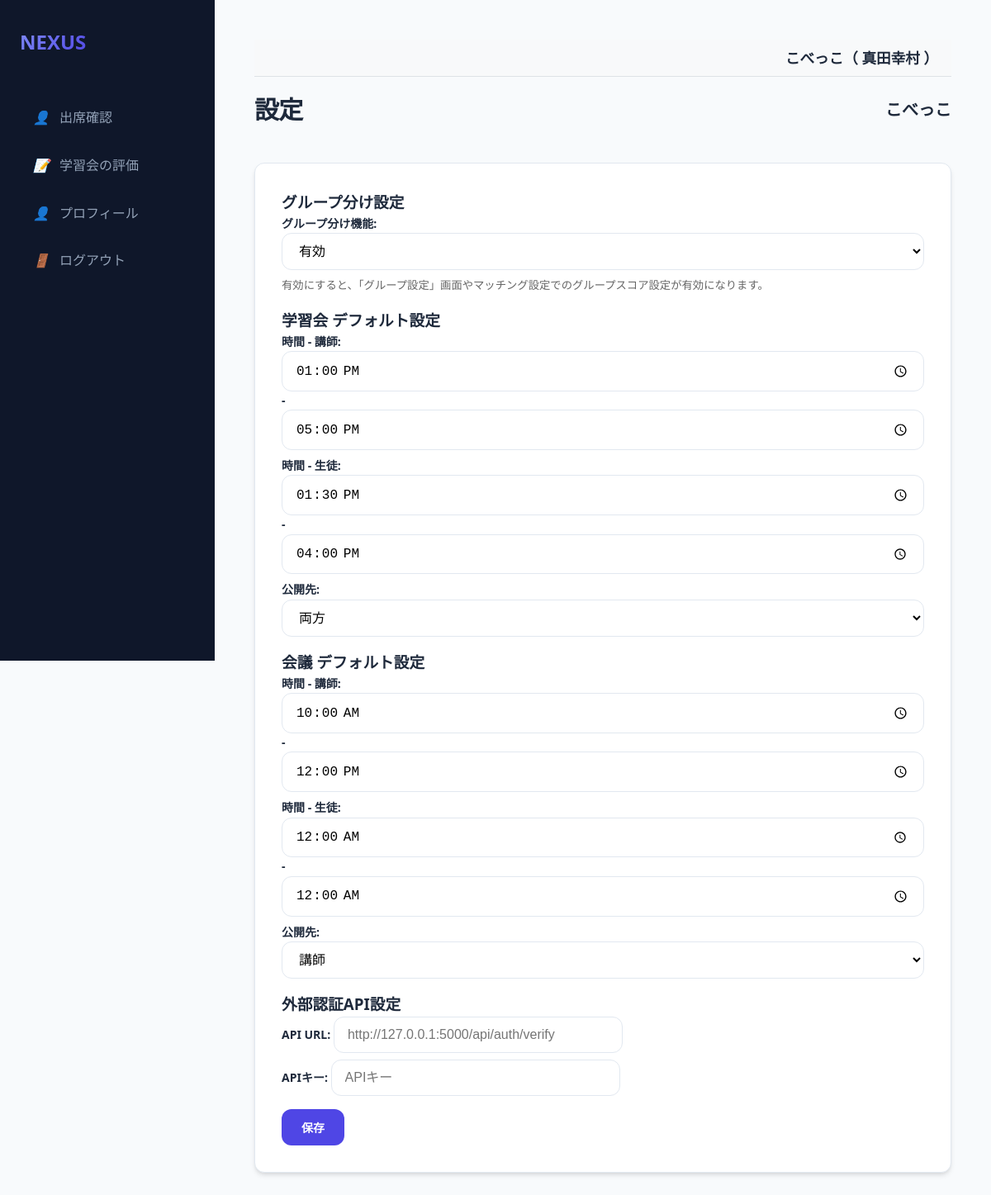
Screenshot of /settings (signed in) with the database file from the repository.
### models.py (models this page shows, shortened)
class Organization(db.Model):
    id = db.Column(db.Integer, primary_key=True)
    name = db.Column(db.String(100), nullable=False)

class User(db.Model):
    id = db.Column(db.Integer, primary_key=True)
    username = db.Column(db.String(50), unique=True, nullable=False)
    name = db.Column(db.String(50), nullable=True)
    password_hash = db.Column(db.String(128), nullable=False)
    is_admin = db.Column(db.Boolean, default=False)
    is_super_admin = db.Column(db.Boolean, default=False)
    is_org_admin = db.Column(db.Boolean, default=False)
    organization_id = db.Column(db.Integer, db.ForeignKey('organization.id'), nullable=True)
    organization = db.relationship('Organization', backref='users')
    teacher_record = db.relationship('Teacher', back_populates='user', uselist=False)
    student_record = db.relationship('Student', back_populates='user', uselist=False)

class Config(db.Model):
    key = db.Column(db.String(50), primary_key=True)
    value = db.Column(db.String(255), nullable=False)
    organization_id = db.Column(db.Integer, db.ForeignKey('organization.id'), primary_key=True)

### app.py (the view, shortened to what this page needs)
@app.route('/settings', methods=['GET', 'POST'])
@login_required
@organization_required
def settings():
    org_id = session['organization_id']
    configs = {c.key: c.value for c in Config.query.filter_by(organization_id=org_id).all()}
    saved = request.args.get('saved', False)
    return render_template('settings.html', configs=configs, saved=saved)

### app.py (called while the page is built)
@app.after_request
def add_header(response):
    response.headers['Cache-Control'] = 'no-store, no-cache, must-revalidate, max-age=0'
    response.headers['Pragma'] = 'no-cache'
    response.headers['Expires'] = '0'
    return response

def login_required(f):
    @wraps(f)
    def decorated_function(*args, **kwargs):
        if 'user_id' not in session:
            return redirect(url_for('login'))
        return f(*args, **kwargs)
    return decorated_function

def organization_required(f):
    @wraps(f)
    def decorated_function(*args, **kwargs):
        if 'user_id' not in session:
            return redirect(url_for('login'))
        user = db.session.get(User, session['user_id'])
        session['organization_id'] = user.organization_id
        session['org_name'] = user.organization.name
        return f(*args, **kwargs)
    return decorated_function

@app.context_processor
def inject_globals():
    user = None
    group_division_enabled = False
    if 'user_id' in session:
        user = db.session.get(User, session['user_id'])
        if user and user.organization_id:
            cfg = Config.query.filter_by(key='group_division_enabled', organization_id=user.organization_id).first()
            if cfg and cfg.value == 'true':
                group_division_enabled = True
    return dict(current_user=user, group_division_enabled=group_division_enabled)

### templates/settings.html (shortened to what this page needs)
{% extends "base.html" %}
{% block content %}
<div class="header">
    <h1>設定</h1>
    <h2 style="font-size: 1.25rem;">{{ current_user.organization.name if current_user.is_super_admin else session.get('org_name', '不明') }}</h2>
</div>
<div class="card">
    <form action="/settings" method="post">
        <h3>グループ分け設定</h3>
        <div style="margin-bottom: 1rem;">
            <label>グループ分け機能:
                <select name="group_division_enabled">
                    <option value="true" {{ 'selected' if configs.get('group_division_enabled') == 'true' }}>有効</option>
                </select>
            </label>
            <small style="display: block; color: #666; margin-top: 0.25rem;">有効にすると、「グループ設定」画面やマッチング設定でのグループスコア設定が有効になります。</small>
        </div>
        <h3>学習会 デフォルト設定</h3>
        <div style="margin-bottom: 1rem;">
            <label>時間 - 講師: <input type="time" name="学習会_teacher_start" value="{{ configs.get('学習会_teacher_start', '10:00') }}"> - <input type="time" name="学習会_teacher_end" value="{{ configs.get('学習会_teacher_end', '17:00') }}"></label>
            <label>時間 - 生徒: <input type="time" name="学習会_student_start" value="{{ configs.get('学習会_student_start', '10:00') }}"> - <input type="time" name="学習会_student_end" value="{{ configs.get('学習会_student_end', '17:00') }}"></label>
            <label>公開先:
                <select name="学習会_publish_to">
                    <option value="両方" {{ 'selected' if configs.get('学習会_publish_to') == '両方' }}>両方</option>
                </select>
            </label>
        </div>
        <h3>会議 デフォルト設定</h3>
        <div style="margin-bottom: 1rem;">
            <label>時間 - 講師: <input type="time" name="会議_teacher_start" value="{{ configs.get('会議_teacher_start', '13:00') }}"> - <input type="time" name="会議_teacher_end" value="{{ configs.get('会議_teacher_end', '15:00') }}"></label>
            <label>時間 - 生徒: <input type="time" name="会議_student_start" value="{{ configs.get('会議_student_start', '13:00') }}"> - <input type="time" name="会議_student_end" value="{{ configs.get('会議_student_end', '15:00') }}"></label>
            <label>公開先:
                <select name="会議_publish_to">
                    <option value="講師" {{ 'selected' if configs.get('会議_publish_to') == '講師' }}>講師</option>
                </select>
            </label>
        </div>
        <h3>外部認証API設定</h3>
        <div style="margin-bottom: 1rem;">
            <div style="margin-bottom: 0.5rem;">
                <label>API URL: <input type="text" name="external_auth_url" value="{{ configs.get('external_auth_url', '') }}" placeholder="http://127.0.0.1:5000/api/auth/verify" style="width: 350px;"></label>
            </div>
            <div>
                <label>APIキー: <input type="password" name="external_auth_api_key" value="{{ configs.get('external_auth_api_key', '') }}" placeholder="APIキー" style="width: 350px;"></label>
            </div>
        </div>
        <button type="submit" class="btn btn-primary">保存</button>
    </form>
</div>
{% endblock %}

### templates/base.html (shortened to what this page needs)
<!DOCTYPE html>
<html lang="ja">
<head>
    <link rel="stylesheet" href="{{ url_for('static', filename='style.css') }}">
</head>
<body>
<aside class="sidebar">
    <a href="/" class="logo">
        <span>NEXUS</span>
    </a>
    <nav class="nav-links">
        {% if current_user.is_admin %}
        <a href="/events" class="nav-item {{ 'active' if request.path == '/events' }}">
            <i>📋</i> イベント管理
        </a>
        <a href="/event/select" class="nav-item {{ 'active' if request.path == '/event/select' }}">
            <i>📅</i> イベント一覧
        </a>
        <a href="/venues" class="nav-item {{ 'active' if request.path == '/venues' }}">
            <i>📍</i> 会場一覧
        </a>
        <a href="/settings" class="nav-item {{ 'active' if request.path == '/settings' }}">
            <i>⚙️</i> 設定
        </a>
        {% if group_division_enabled %}
        <a href="/groups" class="nav-item {{ 'active' if request.path == '/groups' }}">
            <i>👥</i> グループ設定
        </a>
        {% endif %}
        <a href="/prohibited_matches" class="nav-item {{ 'active' if request.path == '/prohibited_matches' }}">
            <i>🚫</i> マッチング禁止
        </a>
        {% if session.get('selected_event_name', '')|trim == '学習会' and session.get('selected_event_status', '')|trim == '実施後' %}
        <a href="/evaluation/teacher" class="nav-item {{ 'active' if request.path == '/evaluation/teacher' }}">
            <i>🧑‍🏫</i> 講師による評価
        </a>
        <a href="/evaluation/student" class="nav-item {{ 'active' if request.path == '/evaluation/student' }}">
            <i>🎓</i> 生徒の感想
        </a>
        {% else %}
        <a href="/teachers" class="nav-item {{ 'active' if request.path == '/teachers' }}">
            <i>🧑‍🏫</i> 講師一覧
        </a>
        <a href="/students" class="nav-item {{ 'active' if request.path == '/students' }}">
            <i>🎓</i> 生徒一覧
        </a>
        {% if session.get('selected_event_name', '')|trim == '学習会' and session.get('selected_event_status', '')|trim == '実施' %}
        <a href="/matching/setup" class="nav-item {{ 'active' if request.path == '/matching/setup' }}">
            <i>🔄</i> マッチング実行
        </a>
        <a href="/result" class="nav-item {{ 'active' if request.path == '/result' }}">
            <i>📊</i> マッチング結果
        </a>
        <a href="/matching/adjustment" class="nav-item {{ 'active' if request.path == '/matching/adjustment' }}">
            <i>🛠️</i> マッチング調整
        </a>
        {% endif %}
        {% endif %}
        {% if current_user.is_super_admin %}
        <a href="/users" class="nav-item {{ 'active' if request.path == '/users' }}">
            <i>⚙️</i> 管理者一覧
        </a>
        <a href="/organizations" class="nav-item {{ 'active' if request.path == '/organizations' }}">
            <i>🏢</i> 組織一覧
        </a>
        {% endif %}
        {% elif current_user.teacher_record %}
        <a href="{{ url_for('teacher_dashboard') }}" class="nav-item {{ 'active' if request.path == '/teacher/dashboard' }}">
            <i>👤</i> 出席確認
        </a>
        <a href="{{ url_for('teacher_evaluation') }}" class="nav-item {{ 'active' if request.path == '/teacher/evaluation' }}">
            <i>📝</i> 学習会の評価
        </a>
        <a href="{{ url_for('teacher_edit', id=current_user.teacher_record.id) }}" class="nav-item {{ 'active' if request.path == url_for('teacher_edit', id=current_user.teacher_record.id) }}">
            <i>👤</i> プロフィール
        </a>
        {% endif %}
        <a href="{{ url_for('logout') }}" class="nav-item">
            <i>🚪</i> ログアウト
        </a>
    </nav>
</aside>
<main class="main-content">
    {% if current_user %}
    <div style="background-color: #f8f9fa; padding: 0.5rem 1rem; margin-bottom: 1rem; border-bottom: 1px solid #dee2e6; text-align: right; font-size: 1.1rem; font-weight: bold;">
        {{ current_user.organization.name if current_user.organization else '組織なし' }}（
        {% if current_user.name %}
            {{ current_user.name }}
        {% elif current_user.teacher_record %}
            {{ current_user.teacher_record.name }}
        {% elif current_user.student_record %}
            {{ current_user.student_record.name }}
        {% else %}
            {{ current_user.username }}
        {% endif %}
        ）
    </div>
    {% endif %}
    {% block content %}{% endblock %}
</main>
</body>
</html>

### static/style.css (style rules this page uses)
:root { --primary: #4f46e5; --primary-hover: #4338ca; --bg-main: #f8fafc; --bg-card: #ffffff; --text-main: #1e293b; --text-muted: #64748b; --border: #e2e8f0; --shadow: 0 4px 6px -1px rgb(0 0 0 / 0.1), 0 2px 4px -2px rgb(0 0 0 / 0.1); --radius: 0.75rem; --sidebar-w: 260px; }
* { margin: 0; padding: 0; box-sizing: border-box; }
body { font-family: "Segoe UI", "Hiragino Kaku Gothic ProN", "Hiragino Sans", "Meiryo", sans-serif; background-color: var(--bg-main); color: var(--text-main); line-height: 1.6; display: flex; min-height: 100vh; }
.sidebar { width: var(--sidebar-w); background-color: #0f172a; color: white; padding: 2rem 1.5rem; display: flex; flex-direction: column; position: fixed; height: 100vh; transition: all 0.3s ease; }
.logo { font-size: 1.5rem; font-weight: 800; margin-bottom: 3rem; display: flex; align-items: center; gap: 0.75rem; color: #f8fafc; text-decoration: none; }
.logo span { background: linear-gradient(135deg, #818cf8, #4f46e5); -webkit-background-clip: text; -webkit-text-fill-color: transparent; }
.nav-links { display: flex; flex-direction: column; gap: 0.5rem; }
.nav-item { padding: 0.75rem 1rem; color: #94a3b8; text-decoration: none; border-radius: var(--radius); display: flex; align-items: center; gap: 0.75rem; transition: all 0.2s; }
.main-content { margin-left: var(--sidebar-w); flex: 1; padding: 3rem; max-width: 1200px; }
.header { display: flex; justify-content: space-between; align-items: center; margin-bottom: 2.5rem; }
h1 { font-size: 1.875rem; font-weight: 700; letter-spacing: -0.025em; }
.card { background: var(--bg-card); border: 1px solid var(--border); border-radius: var(--radius); padding: 2rem; box-shadow: var(--shadow); }
label { display: block; font-size: 0.875rem; font-weight: 600; margin-bottom: 0.5rem; color: var(--text-main); }
input, select, textarea { width: 100%; padding: 0.75rem 1rem; border: 1px solid var(--border); border-radius: var(--radius); font-size: 1rem; transition: border-color 0.2s; background-color: #fff; }
.btn { display: inline-flex; align-items: center; justify-content: center; padding: 0.75rem 1.5rem; font-size: 0.875rem; font-weight: 600; border-radius: var(--radius); cursor: pointer; transition: all 0.2s; text-decoration: none; border: none; gap: 0.5rem; }
.btn-primary { background-color: var(--primary); color: white; }

### rows the page displays
Organization: organization "こべっこ"
User: name "真田幸村", organization "こべっこ"
Config: get "13:00"
Config: get "17:00"
Config: get "13:30"
Config: get "16:00"
Config: get "10:00"
Config: get "12:00"
Config: get "00:00"
Config: get "00:00"
